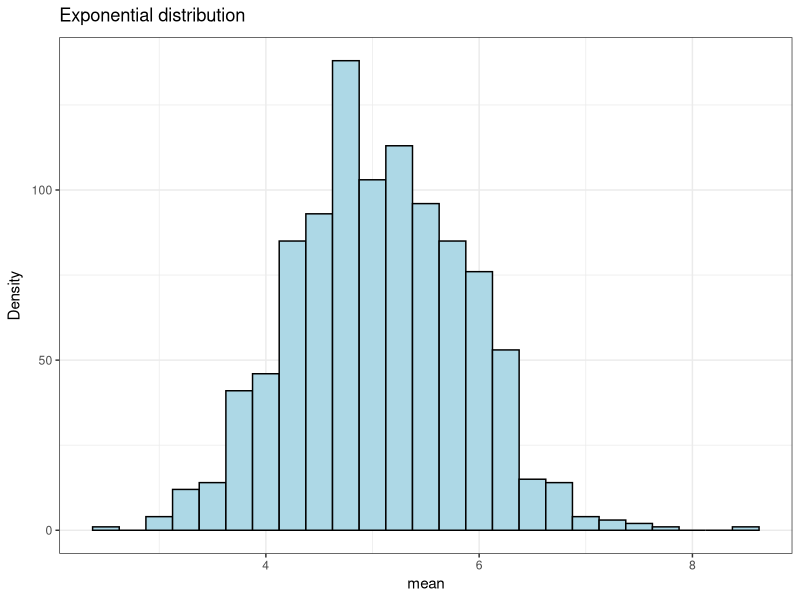
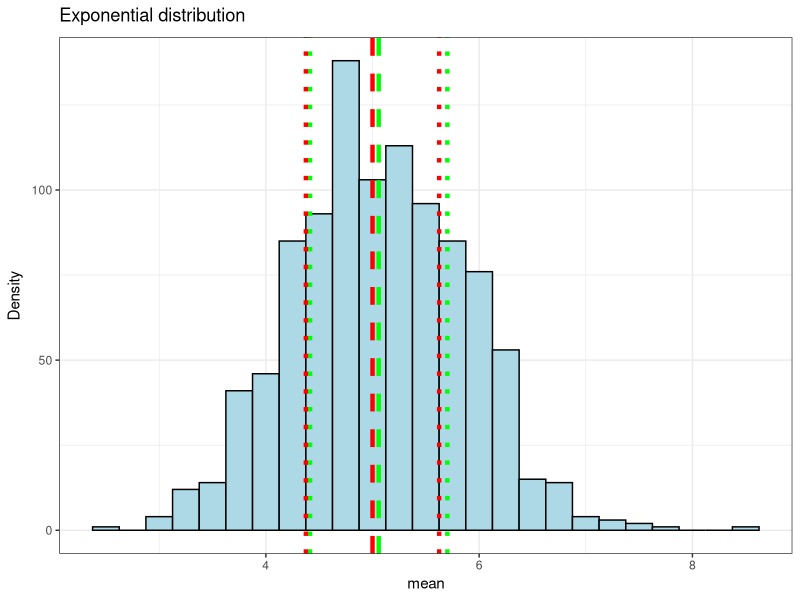
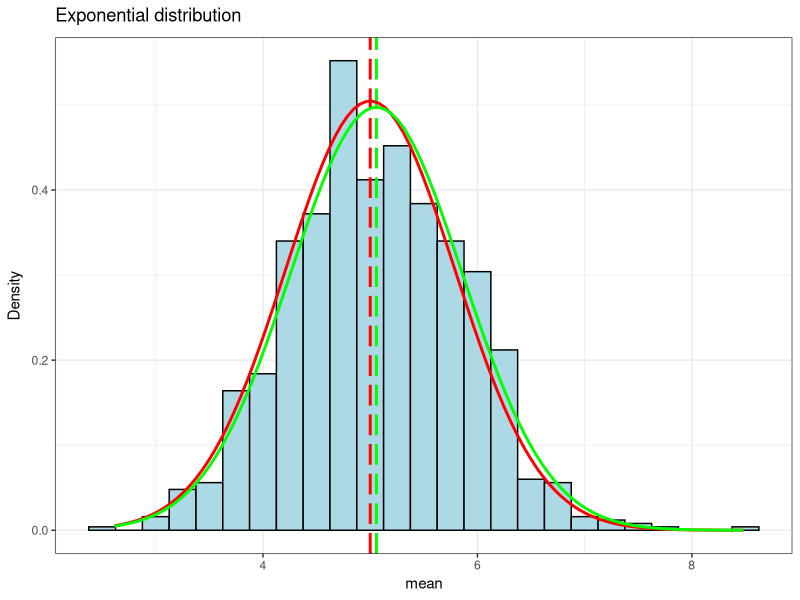
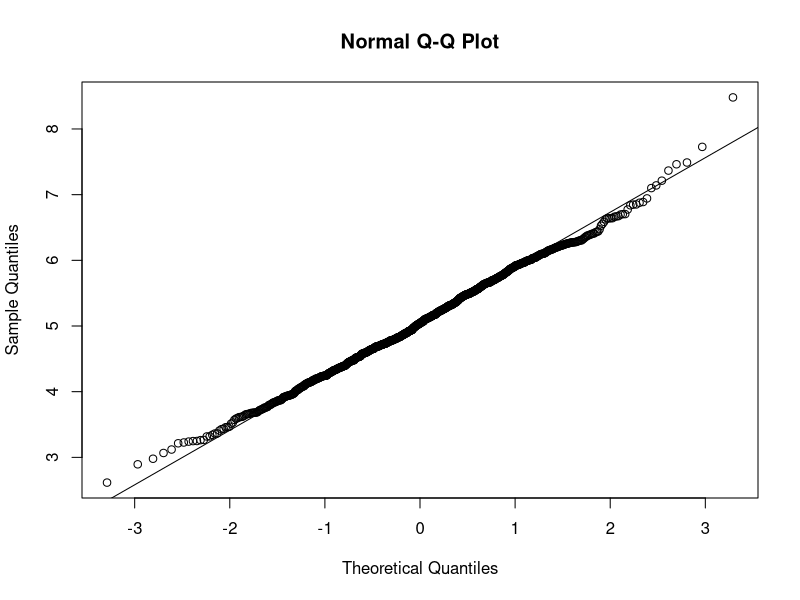

These charts were generated, in order, by the following R code:
# ggplot plotting library 
library(ggplot2) 
# defined values for the simulation
simulations <- 1000; lambda <- 0.2; observations <- 40;
# set the seed so alway are generated the same randome values
set.seed(108)
# random Simulation
sample = rep(0,simulations)
for (i in 1:simulations) sample[i] = mean(rexp(observations,rate=lambda))
# sample plot with histogram chart, bandwidth set between 0.1 - 0.5 show the
# distribution correctly.
ggp <- ggplot() + aes(sample) + 
  geom_histogram(binwidth=0.25, colour="black", fill="lightblue") + theme_bw() +
  labs(x = "mean", y = expression("Density")) + 
  labs(title=expression("Exponential distribution")) 
print(ggp)
## Sample mean and the theoretical mean of the distribution
# mean for the sample data
sample_mean <- mean(sample)
# theoretical mean
theoretical_mean <- 1/lambda
## Variability, sample variance compared to the theoretical variance of the distribution
# variance for the sample data 
sample_variance <- var(sample)
# theorical_variance
theoretical_variance <- (1/lambda)^2/observations
ggp <- ggplot() + aes(sample) + 
  geom_histogram(binwidth=0.25, colour="black", fill="lightblue") + theme_bw() + 
  # vertical lines for Sample and Theoretical Mean and Variance
  geom_vline(xintercept = sample_mean, colour="green", linetype = "dashed", size = 1.5) +
  geom_vline(xintercept = theoretical_mean, colour="red", linetype = "dashed", size = 1.5) +
  geom_vline(xintercept = sample_mean+sample_variance, colour="green", linetype = "dotted", size = 1.5) +
  geom_vline(xintercept = sample_mean-sample_variance, colour="green", linetype = "dotted", size = 1.5) +
  geom_vline(xintercept = theoretical_mean+theoretical_variance, colour="red", linetype = "dotted", size = 1.5) +
  geom_vline(xintercept = theoretical_mean-theoretical_variance, colour="red", linetype = "dotted", size = 1.5) +
  labs(title=expression("Exponential distribution"), x = "mean", y = expression("Density"))
print(ggp)
## Distribution approximately normalplotdata
# plot the normal distributed and the sample data
plotdata <- data.frame(sample)
ggp <- ggplot(plotdata, aes(x =sample)) + theme_bw() +
  geom_histogram(aes(y=..density..), binwidth=0.25, colour="black", fill = "lightblue") +
  geom_vline(xintercept=theoretical_mean,size=1.0, color="red",linetype ="longdash") +
  geom_vline(xintercept=sample_mean,size=1.0, color="green",linetype = "longdash") +
  stat_function(fun=dnorm,args=list( mean=theoretical_mean, sd=sqrt(theoretical_variance)),color = "red", size = 1.0) +
  stat_function(fun=dnorm,args=list( mean=sample_mean, sd=sqrt(sample_variance)),color = "green", size = 1.0) +
  labs(title=expression("Exponential distribution"), x = "mean", y = expression("Density"))
print(ggp)
# confidence interval
sample_ci <- round (mean(sample) + c(-1,1)*1.96*sd(sample)/sqrt(observations),3)
theoretical_ci <- theoretical_mean + c(-1,1)*1.96*sqrt(theoretical_variance)/sqrt(observations)
# Normal Q-Q Plot
qqnorm(sample) 
qqline(sample)

